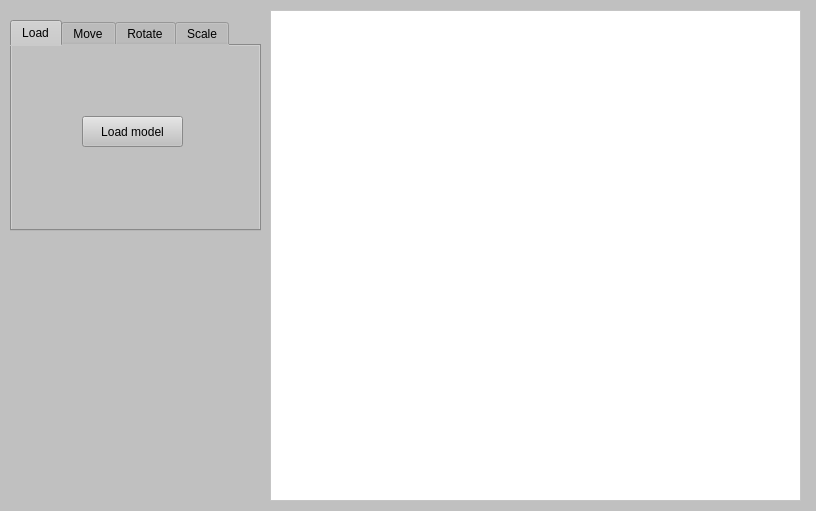
<?xml version="1.0" encoding="UTF-8"?>
<ui version="4.0">
 <class>mainwidget</class>
 <widget class="QMainWindow" name="mainwidget">
  <property name="geometry">
   <rect>
    <x>0</x>
    <y>0</y>
    <width>816</width>
    <height>511</height>
   </rect>
  </property>
  <property name="windowTitle">
   <string>mainwidget</string>
  </property>
  <property name="styleSheet">
   <string notr="true">background: silver;</string>
  </property>
  <widget class="QWidget" name="centralWidget">
   <widget class="QGraphicsView" name="graphicsView">
    <property name="geometry">
     <rect>
      <x>270</x>
      <y>10</y>
      <width>531</width>
      <height>491</height>
     </rect>
    </property>
    <property name="styleSheet">
     <string notr="true">background: white;</string>
    </property>
   </widget>
   <widget class="QTabWidget" name="tabWidget">
    <property name="geometry">
     <rect>
      <x>10</x>
      <y>20</y>
      <width>251</width>
      <height>211</height>
     </rect>
    </property>
    <property name="autoFillBackground">
     <bool>false</bool>
    </property>
    <property name="styleSheet">
     <string notr="true">background: silver;</string>
    </property>
    <property name="currentIndex">
     <number>0</number>
    </property>
    <widget class="QWidget" name="tab">
     <attribute name="title">
      <string>Load</string>
     </attribute>
     <widget class="QPushButton" name="loadButton">
      <property name="geometry">
       <rect>
        <x>70</x>
        <y>70</y>
        <width>101</width>
        <height>31</height>
       </rect>
      </property>
      <property name="styleSheet">
       <string notr="true">#loaButton {
background: grey; 
color: pink;
 font-family: Menlo;
 border: 1px solid black; 
border-radius: 8px;
}
#loadButton:hover {
	color: green;
	font-size: 14px;
	background: white;
}
#loadButton:pressed {
	font-size: 15px;
	color: darkgreen;
	background: darkgrey;
}</string>
      </property>
      <property name="text">
       <string>Load model</string>
      </property>
     </widget>
    </widget>
    <widget class="QWidget" name="tab_2">
     <attribute name="title">
      <string>Move</string>
     </attribute>
     <widget class="QPushButton" name="moveButton">
      <property name="geometry">
       <rect>
        <x>80</x>
        <y>130</y>
        <width>80</width>
        <height>31</height>
       </rect>
      </property>
      <property name="styleSheet">
       <string notr="true">#moveButton {
background: silver; 
color: black;
 font-family: Menlo;
 border: 1px solid black; 
border-radius: 3px;
}
#moveButton:hover {
	color: green;
	font-size: 14px;
	background: white;
}
#moveButton:pressed {
	font-size: 15px;
	color: darkgreen;
	background: darkgrey;
}</string>
      </property>
      <property name="text">
       <string>Move</string>
      </property>
     </widget>
     <widget class="QLineEdit" name="dx_input">
      <property name="geometry">
       <rect>
        <x>70</x>
        <y>20</y>
        <width>113</width>
        <height>24</height>
       </rect>
      </property>
      <property name="styleSheet">
       <string notr="true">background: white</string>
      </property>
      <property name="text">
       <string>0</string>
      </property>
     </widget>
     <widget class="QLineEdit" name="dy_input">
      <property name="geometry">
       <rect>
        <x>70</x>
        <y>50</y>
        <width>113</width>
        <height>24</height>
       </rect>
      </property>
      <property name="styleSheet">
       <string notr="true">background: white</string>
      </property>
      <property name="text">
       <string>0</string>
      </property>
     </widget>
     <widget class="QLineEdit" name="dz_input">
      <property name="geometry">
       <rect>
        <x>70</x>
        <y>80</y>
        <width>113</width>
        <height>24</height>
       </rect>
      </property>
      <property name="styleSheet">
       <string notr="true">background: white</string>
      </property>
      <property name="text">
       <string>0</string>
      </property>
     </widget>
     <widget class="QLabel" name="label">
      <property name="geometry">
       <rect>
        <x>40</x>
        <y>20</y>
        <width>21</width>
        <height>16</height>
       </rect>
      </property>
      <property name="styleSheet">
       <string notr="true">color: black</string>
      </property>
      <property name="text">
       <string>dX</string>
      </property>
     </widget>
     <widget class="QLabel" name="label_2">
      <property name="geometry">
       <rect>
        <x>40</x>
        <y>50</y>
        <width>21</width>
        <height>16</height>
       </rect>
      </property>
      <property name="styleSheet">
       <string notr="true">color: black</string>
      </property>
      <property name="text">
       <string>dY</string>
      </property>
     </widget>
     <widget class="QLabel" name="label_3">
      <property name="geometry">
       <rect>
        <x>40</x>
        <y>80</y>
        <width>21</width>
        <height>16</height>
       </rect>
      </property>
      <property name="styleSheet">
       <string notr="true">color: black</string>
      </property>
      <property name="text">
       <string>dZ</string>
      </property>
     </widget>
    </widget>
    <widget class="QWidget" name="tab_3">
     <attribute name="title">
      <string>Rotate</string>
     </attribute>
     <widget class="QPushButton" name="rotateButton">
      <property name="geometry">
       <rect>
        <x>80</x>
        <y>130</y>
        <width>80</width>
        <height>31</height>
       </rect>
      </property>
      <property name="styleSheet">
       <string notr="true">#rotateButton {
background: silver; 
color: black;
 font-family: Menlo;
 border: 1px solid black; 
border-radius: 3px;
}
#rotateButton:hover {
	color: green;
	font-size: 14px;
	background: white;
}
#rotateButton:pressed {
	font-size: 15px;
	color: darkgreen;
	background: darkgrey;
}</string>
      </property>
      <property name="text">
       <string>Rotate</string>
      </property>
     </widget>
     <widget class="QLabel" name="z_angle">
      <property name="geometry">
       <rect>
        <x>40</x>
        <y>80</y>
        <width>21</width>
        <height>16</height>
       </rect>
      </property>
      <property name="styleSheet">
       <string notr="true">color: black</string>
      </property>
      <property name="text">
       <string>dZ</string>
      </property>
     </widget>
     <widget class="QLineEdit" name="ry_input">
      <property name="geometry">
       <rect>
        <x>70</x>
        <y>50</y>
        <width>113</width>
        <height>24</height>
       </rect>
      </property>
      <property name="styleSheet">
       <string notr="true">background: white</string>
      </property>
      <property name="text">
       <string>0</string>
      </property>
     </widget>
     <widget class="QLineEdit" name="rx_input">
      <property name="geometry">
       <rect>
        <x>70</x>
        <y>20</y>
        <width>113</width>
        <height>24</height>
       </rect>
      </property>
      <property name="styleSheet">
       <string notr="true">background: white</string>
      </property>
      <property name="text">
       <string>0</string>
      </property>
     </widget>
     <widget class="QLineEdit" name="rz_input">
      <property name="geometry">
       <rect>
        <x>70</x>
        <y>80</y>
        <width>113</width>
        <height>24</height>
       </rect>
      </property>
      <property name="styleSheet">
       <string notr="true">background: white</string>
      </property>
      <property name="text">
       <string>0</string>
      </property>
     </widget>
     <widget class="QLabel" name="x_angle">
      <property name="geometry">
       <rect>
        <x>40</x>
        <y>20</y>
        <width>21</width>
        <height>16</height>
       </rect>
      </property>
      <property name="styleSheet">
       <string notr="true">color: black</string>
      </property>
      <property name="text">
       <string>dX</string>
      </property>
     </widget>
     <widget class="QLabel" name="y_angle">
      <property name="geometry">
       <rect>
        <x>40</x>
        <y>50</y>
        <width>21</width>
        <height>16</height>
       </rect>
      </property>
      <property name="styleSheet">
       <string notr="true">color: black</string>
      </property>
      <property name="text">
       <string>dY</string>
      </property>
     </widget>
    </widget>
    <widget class="QWidget" name="tab_4">
     <attribute name="title">
      <string>Scale</string>
     </attribute>
     <widget class="QLabel" name="label_4">
      <property name="geometry">
       <rect>
        <x>30</x>
        <y>50</y>
        <width>51</width>
        <height>16</height>
       </rect>
      </property>
      <property name="styleSheet">
       <string notr="true">color: black</string>
      </property>
      <property name="text">
       <string>Scale C.</string>
      </property>
     </widget>
     <widget class="QPushButton" name="scaleButton">
      <property name="geometry">
       <rect>
        <x>80</x>
        <y>130</y>
        <width>80</width>
        <height>31</height>
       </rect>
      </property>
      <property name="styleSheet">
       <string notr="true">#scaleButton {
background: silver; 
color: black;
 font-family: Menlo;
 border: 1px solid black; 
border-radius: 3px;
}
#scaleButton:hover {
	color: green;
	font-size: 14px;
	background: white;
}
#scaleButton:pressed {
	font-size: 15px;
	color: darkgreen;
	background: darkgrey;
}</string>
      </property>
      <property name="text">
       <string>Scale</string>
      </property>
     </widget>
     <widget class="QLineEdit" name="scale_input">
      <property name="geometry">
       <rect>
        <x>90</x>
        <y>50</y>
        <width>113</width>
        <height>24</height>
       </rect>
      </property>
      <property name="styleSheet">
       <string notr="true">background: white;</string>
      </property>
      <property name="text">
       <string>0</string>
      </property>
     </widget>
    </widget>
   </widget>
  </widget>
 </widget>
 <layoutdefault spacing="6" margin="11"/>
 <resources/>
 <connections/>
</ui>
